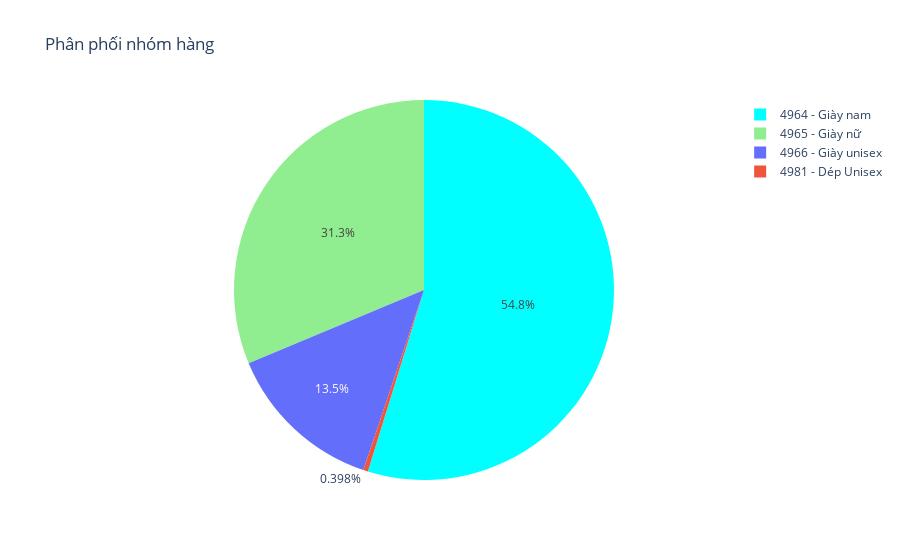

Write notebook code for a chart like this one.
### Code cell
#Quetions 3: Nhóm hàng nào tại cửa hàng được bán ra nhiều nhất (Giày nam , Giày nữ , Giày Unisex, Dép Unisex)?
Q3 = df['Nhóm hàng'].value_counts()
print(Q3)
print("-----------------------------------------------------------------------------")
print("Nhóm hàng bán ra nhiều nhất: ", Q3.index[0])
print("Nhóm hàng bán ra ít nhất:", Q3.index[3])
print("-----------------------------------------------------------------------------")
colors = ['aqua','lightgreen']
label = Q3.index
size = Q3.values
trace = go.Pie(labels=label, 
               values=size, 
               marker=dict(colors=colors))
data = [trace]
layout = go.Layout(title='Phân phối nhóm hàng')

fig = go.Figure(data=data, layout=layout)
py.iplot(fig)

### Figure 1 — Plotly figure (JSON) as saved in the notebook; plotly's stock layout.template omitted (floating-point values rounded to 4 significant figures)
{"data": [{"labels": ["4964 - Giày nam", "4965 - Giày nữ", "4966 - Giày unisex", "4981 - Dép Unisex"], "marker": {"colors": ["aqua", "lightgreen"]}, "type": "pie", "values": [413, 236, 102, 3]}], "layout": {"title": {"text": "Phân phối nhóm hàng"}}}
